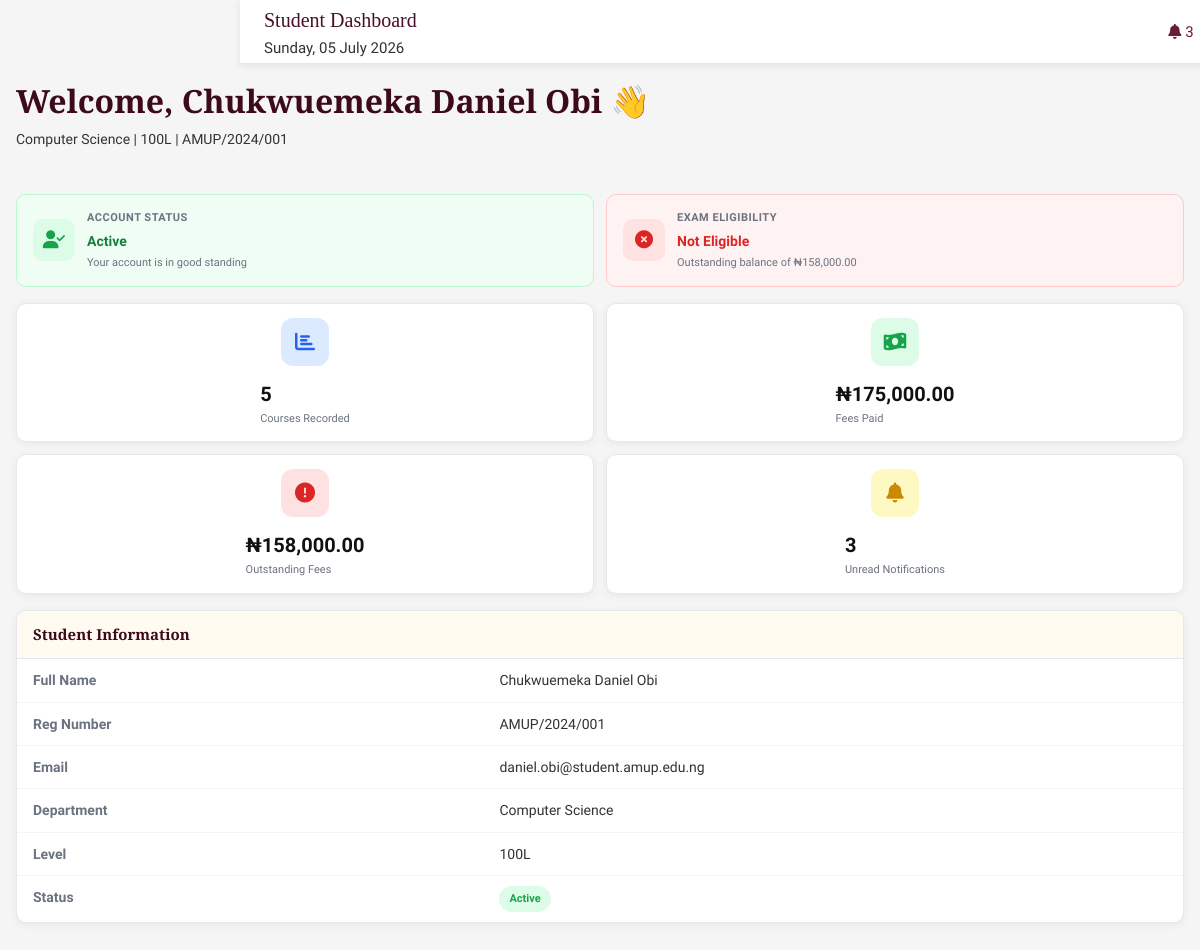
The page /student/dashboard.php (signed in) on the database its author committed.
### tables this page shows
CREATE TABLE `students` (
  `id` int(11) NOT NULL,
  `reg_number` varchar(30) NOT NULL,
  `full_name` varchar(120) NOT NULL,
  `email` varchar(120) NOT NULL,
  `phone` varchar(20) DEFAULT NULL,
  `department` varchar(100) DEFAULT NULL,
  `level` varchar(10) DEFAULT '100L',
  `session` varchar(20) DEFAULT '2024/2025',
  `gender` enum('Male','Female','Other') DEFAULT 'Male',
  `dob` date DEFAULT NULL,
  `address` text DEFAULT NULL,
  `password` varchar(255) NOT NULL,
  `status` enum('active','suspended','graduated') DEFAULT 'active',
  `exam_eligible` tinyint(1) DEFAULT 1,
  `suspension_reason` text DEFAULT NULL,
  `suspension_date` date DEFAULT NULL,
  `resumption_date` date DEFAULT NULL,
  `created_at` datetime DEFAULT current_timestamp(),
  `photo` varchar(255) DEFAULT NULL,
  `graduation_session` varchar(20) DEFAULT NULL,
  `graduation_year` int(11) DEFAULT NULL,
  `graduated_at` datetime DEFAULT NULL
);

### includes/sidebar.php (called while the page is built, shortened)
<?php
$unread = getUnreadCount($conn, $_SESSION['student_id']);
?>

### includes/config.php (called while the page is built, shortened)
<?php
function getUnreadCount($conn, $studentId) {
    $res = $conn->query("SELECT COUNT(*) c FROM notifications WHERE (student_id=$studentId OR student_id IS NULL) AND is_read=0");
    return $res->fetch_assoc()['c'] ?? 0;
}
function formatMoney($n) {
    return '₦' . number_format($n, 2);
}

### student/dashboard.php (the view, shortened to what this page needs)
<?php
require_once '../includes/config.php';
$id = (int)$_SESSION['student_id'];
$stmt = $conn->prepare("SELECT * FROM students WHERE id=?");
$stmt->bind_param('i', $id);
$stmt->execute();
$student = $stmt->get_result()->fetch_assoc();
$feeStmt = $conn->prepare("SELECT SUM(amount) total, SUM(amount_paid) paid FROM fees WHERE student_id=?");
$feeStmt->bind_param('i', $id);
$feeStmt->execute();
$fees = $feeStmt->get_result()->fetch_assoc();
$rcStmt = $conn->prepare("SELECT COUNT(*) c FROM results WHERE student_id=?");
$rcStmt->bind_param('i', $id);
$rcStmt->execute();
$resultsCount = $rcStmt->get_result()->fetch_assoc()['c'];
$isSuspended = $student['status'] === 'suspended';
$outstanding = ($fees['total'] ?? 0) - ($fees['paid'] ?? 0);
$examEligible = !$isSuspended && $outstanding <= 0;
?>
<!DOCTYPE html>
<html lang="en">
<head>
<link href="https://cdnjs.cloudflare.com/ajax/libs/font-awesome/6.5.0/css/all.min.css" rel="stylesheet">
<link rel="stylesheet" href="../assets/css/style.css">
</head>
<body>
<?php include '../includes/topbar.php'; ?>
<?php include '../includes/sidebar.php'; ?>
<div class="main-content">
  <div class="page-header">
    <h1>Welcome, <?= htmlspecialchars($student['full_name'] ?? 'Student') ?> 👋</h1>
    <p><?= $student['department'] ?? '' ?> | <?= $student['level'] ?? '' ?> | <?= $student['reg_number'] ?? '' ?></p>
  </div>
  <div class="exam-cards">
    <div class="exam-card <?= $isSuspended ? 'ineligible' : 'eligible' ?>">
      <div class="icon">
        <i class="fas fa-<?= $isSuspended ? 'ban' : 'user-check' ?>"></i>
      </div>
      <div>
        <div class="label">Account Status</div>
        <div class="value"><?= $isSuspended ? 'Suspended' : 'Active' ?></div>
        <div class="reason"><?= $isSuspended ? 'Contact admin to resolve' : 'Your account is in good standing' ?></div>
      </div>
    </div>
    <div class="exam-card <?= $examEligible ? 'eligible' : 'ineligible' ?>">
      <div class="icon">
        <i class="fas fa-<?= $examEligible ? 'graduation-cap' : 'times-circle' ?>"></i>
      </div>
      <div>
        <div class="label">Exam Eligibility</div>
        <div class="value"><?= $examEligible ? 'Eligible' : 'Not Eligible' ?></div>
        <div class="reason">
          <?php if ($isSuspended): ?>
            Account is suspended
          <?php elseif ($outstanding > 0): ?>
            Outstanding balance of <?= formatMoney($outstanding) ?>
          <?php else: ?>
            All fees cleared — you're good to go
          <?php endif; ?>
        </div>
      </div>
    </div>
  </div>
  <div class="stats-grid">
    <div class="stat-card" onclick="window.location='results.php'" style="cursor:pointer;">
      <div class="stat-icon blue"><i class="fas fa-chart-bar"></i></div>
      <div class="stat-info">
        <div class="stat-number"><?= $resultsCount ?></div>
        <div class="stat-label">Courses Recorded</div>
      </div>
    </div>
    <div class="stat-card" onclick="window.location='fees.php?filter=paid'" style="cursor:pointer;">
      <div class="stat-icon green"><i class="fas fa-money-bill-wave"></i></div>
      <div class="stat-info">
        <div class="stat-number"><?= formatMoney($fees['paid'] ?? 0) ?></div>
        <div class="stat-label">Fees Paid</div>
      </div>
    </div>
    <div class="stat-card" onclick="window.location='fees.php?filter=unpaid'" style="cursor:pointer;">
      <div class="stat-icon red"><i class="fas fa-exclamation-circle"></i></div>
      <div class="stat-info">
        <div class="stat-number"><?= formatMoney(($fees['total'] ?? 0) - ($fees['paid'] ?? 0)) ?></div>
        <div class="stat-label">Outstanding Fees</div>
      </div>
    </div>
    <div class="stat-card" onclick="window.location='notifications.php'" style="cursor:pointer;">
      <div class="stat-icon yellow"><i class="fas fa-bell"></i></div>
      <div class="stat-info">
        <div class="stat-number"><?= $unread ?></div>
        <div class="stat-label">Unread Notifications</div>
      </div>
    </div>
  </div>
  <div class="card">
    <div class="card-header"><h3>Student Information</h3></div>
    <div class="card-body">
      <table class="info-table">
        <tr><td><strong>Full Name</strong></td><td><?= htmlspecialchars($student['full_name'] ?? '') ?></td></tr>
        <tr><td><strong>Reg Number</strong></td><td><?= htmlspecialchars($student['reg_number'] ?? '') ?></td></tr>
        <tr><td><strong>Email</strong></td><td><?= htmlspecialchars($student['email'] ?? '') ?></td></tr>
        <tr><td><strong>Department</strong></td><td><?= htmlspecialchars($student['department'] ?? '') ?></td></tr>
        <tr><td><strong>Level</strong></td><td><?= htmlspecialchars($student['level'] ?? '') ?></td></tr>
        <tr>
          <td><strong>Status</strong></td>
          <td>
            <span class="badge badge-<?= ($student['status'] ?? '') === 'active' ? 'success' : 'danger' ?>">
              <?= ucfirst($student['status'] ?? 'unknown') ?>
            </span>
          </td>
        </tr>
      </table>
    </div>
  </div>
</div>
</body>
</html>

### student/dashboard.php (style rules this page uses)
*, *::before, *::after { box-sizing: border-box; }
html, body { margin: 0; padding: 0; overflow-x: hidden; width: 100%; }
.main-content { width: 100%; max-width: 100%; padding: 80px 16px 24px 16px; box-sizing: border-box; overflow-x: hidden; margin-left: 0 !important; }
.page-header h1 { font-size: clamp(22px, 6vw, 32px); margin: 0 0 6px 0; word-break: break-word; }
.page-header p { font-size: 14px; margin: 0 0 20px 0; word-break: break-word; }
.exam-cards { display: grid; grid-template-columns: 1fr 1fr; gap: 12px; margin-bottom: 16px; width: 100%; }
.exam-card { display: flex; align-items: center; gap: 12px; padding: 14px 16px; border-radius: 10px; border: 1.5px solid #e5e7eb; background: #fff; width: 100%; min-width: 0; }
.exam-card.eligible { border-color: #bbf7d0; background: #f0fdf4; }
.exam-card.ineligible { border-color: #fecaca; background: #fef2f2; }
.exam-card .icon { width: 42px; height: 42px; border-radius: 10px; display: flex; align-items: center; justify-content: center; font-size: 18px; flex-shrink: 0; }
.exam-card.eligible .icon { background: #dcfce7; color: #16a34a; }
.exam-card.ineligible .icon { background: #fee2e2; color: #dc2626; }
.exam-card .label { font-size: 11px; font-weight: 600; text-transform: uppercase; letter-spacing: 0.5px; color: #6b7280; margin-bottom: 3px; }
.exam-card .value { font-size: 14px; font-weight: 700; }
.exam-card.eligible .value { color: #15803d; }
.exam-card.ineligible .value { color: #dc2626; }
.exam-card .reason { font-size: 11px; color: #6b7280; margin-top: 2px; word-break: break-word; }
.stats-grid { display: grid; grid-template-columns: 1fr 1fr; gap: 12px; margin-bottom: 16px; width: 100%; }
.stat-card { display: flex; align-items: center; gap: 12px; padding: 14px 16px; border-radius: 10px; background: #fff; border: 1px solid #e5e7eb; width: 100%; min-width: 0; }
.stat-number { font-size: clamp(14px, 4vw, 20px); font-weight: 700; word-break: break-all; }
.stat-label { font-size: 11px; color: #6b7280; }
.card { width: 100%; border-radius: 10px; background: #fff; border: 1px solid #e5e7eb; overflow: hidden; margin-bottom: 16px; }
.card-header { padding: 14px 16px; border-bottom: 1px solid #e5e7eb; }
.card-header h3 { margin: 0; font-size: 15px; }
.card-body { padding: 0; }
.info-table { width: 100%; border-collapse: collapse; font-size: 13px; }
.info-table tr { border-bottom: 1px solid #f3f4f6; }
.info-table tr:last-child { border-bottom: none; }
.info-table td { padding: 10px 16px; vertical-align: top; word-break: break-word; }
.info-table td:first-child { width: 40%; color: #6b7280; }

### rows shown on the page
students: full_name "Chukwuemeka Daniel Obi", department "Computer Science", level "100L", reg_number "AMUP/2024/001", email "daniel.obi@student.amup.edu.ng", status "Active"

### other values the page prints
$pageTitle "Student Dashboard"
$unreadCount "3"
formatMoney($outstanding) "₦158,000.00"
$resultsCount "5"
formatMoney($fees['paid'] ?? 0) "₦175,000.00"
formatMoney(($fees['total'] ?? 0) - ($fees['paid'] ?? 0)) "₦158,000.00"
$unread "3"
